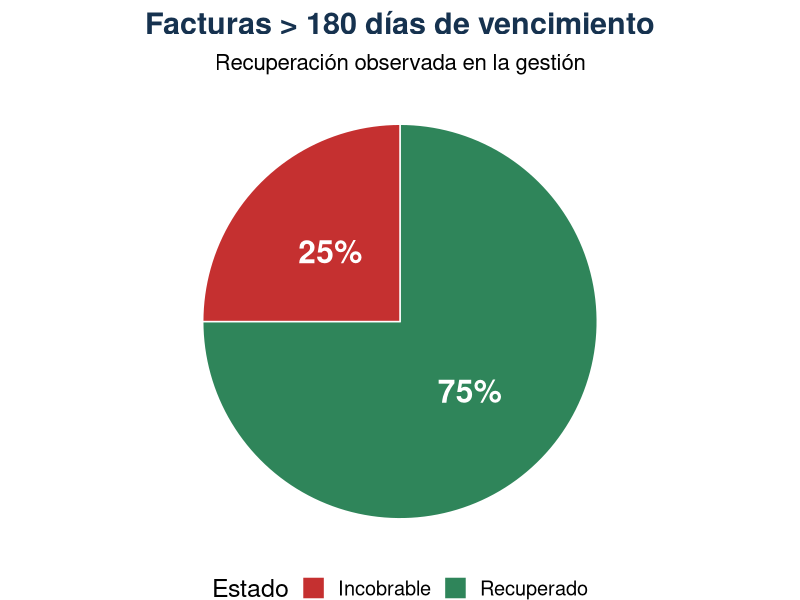

Reproduce this figure in R.
## ---- chunk 1
knitr::opts_chunk$set(
  echo = FALSE,
  warning = FALSE,
  message = FALSE
)

library(glue)
## ---- chunk 2
costo_implementacion <- "Bajo / desarrollo interno"
recupero_estimado <- "Recupero de deuda previamente no gestionada"
ahorro_tiempo <- "Reducción significativa de revisión manual"
## ---- chunk 3
library(DiagrammeR)

grViz("
digraph ciclo {

  graph [
    layout = dot,
    ranksep = 1.2,
    nodesep = 0.9,
    splines = true,
    bgcolor = 'white'
  ]

  node [
    shape = box,
    style = 'rounded,filled',
    fillcolor = '#f7fafc',
    color = '#245d85',
    penwidth = 2.2,
    fontname = Helvetica,
    fontsize = 22,
    width = 2.8,
    height = 1.1
  ]

  A [label = 'Gestión\\nmanual']
  B [label = 'Pérdida de\\ntiempo']
  C [label = 'Riesgo de no\\nrecuperar\\nla deuda']

  edge [
    color = '#7b2cbf',
    penwidth = 3,
    arrowsize = 1.1
  ]

  {rank = same; A; B}
  C

  A -> B
  B -> C
  C -> A
}
")
## ---- chunk 4
library(DiagrammeR)

grViz("
digraph ciclo {

  graph [
    layout = dot,
    ranksep = 1.2,
    nodesep = 0.9,
    splines = true,
    bgcolor = 'white'
  ]

  node [
    shape = box,
    style = 'rounded,filled',
    fillcolor = '#f7fafc',
    color = '#245d85',
    penwidth = 2.2,
    fontname = Helvetica,
    fontsize = 22,
    width = 2.8,
    height = 1.1
  ]

  A [label = 'Gana\\ Foco']
  B [label = 'Trazabilidad']
  C [label = 'Reducción\\ del no\\ Pago']

  edge [
    color = '#7b2cbf',
    penwidth = 3,
    arrowsize = 1.1
  ]

  {rank = same; A; B}
  C

  A -> B
  B -> C
  C -> A
}
")
## ---- chunk 5
library(ggplot2)
library(dplyr)

datos <- data.frame(
  Estado = c("Recuperado", "Incobrable"),
  Valor = c(75, 25)
)

ggplot(datos, aes(x = "", y = Valor, fill = Estado)) +
  geom_bar(stat = "identity", width = 1, color = "white") +
  coord_polar(theta = "y") +
  
  geom_text(
    aes(label = paste0(Valor, "%")),
    position = position_stack(vjust = 0.5),
    size = 8,
    color = "white",
    fontface = "bold"
  ) +
  
  scale_fill_manual(
    values = c(
      "Recuperado" = "#2f855a",   # verde (bueno)
      "Incobrable" = "#c53030"    # rojo (riesgo)
    )
  ) +
  
  labs(
    title = "Facturas > 180 días de vencimiento",
    subtitle = "Recuperación observada en la gestión"
  ) +
  
  theme_void(base_size = 18) +
  theme(
    legend.position = "bottom",
    plot.title = element_text(
      face = "bold",
      size = 22,
      color = "#16324f",
      hjust = 0.5
    ),
    plot.subtitle = element_text(
      size = 16,
      hjust = 0.5
    )
  )
